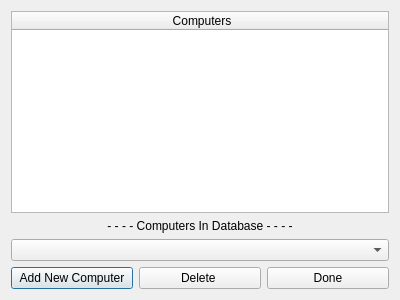
<?xml version="1.0" encoding="UTF-8"?>
<ui version="4.0">
 <class>editScientistsRelations</class>
 <widget class="QDialog" name="editScientistsRelations">
  <property name="geometry">
   <rect>
    <x>0</x>
    <y>0</y>
    <width>400</width>
    <height>300</height>
   </rect>
  </property>
  <property name="windowTitle">
   <string>Dialog</string>
  </property>
  <layout class="QVBoxLayout" name="verticalLayout_2">
   <item>
    <layout class="QVBoxLayout" name="verticalLayout">
     <item>
      <widget class="QTableWidget" name="tableWidget_computers">
       <attribute name="horizontalHeaderDefaultSectionSize">
        <number>380</number>
       </attribute>
       <column>
        <property name="text">
         <string>Computers</string>
        </property>
       </column>
      </widget>
     </item>
     <item>
      <widget class="QLabel" name="label">
       <property name="text">
        <string>&lt;html&gt;&lt;head/&gt;&lt;body&gt;&lt;p align=&quot;center&quot;&gt;- - - - Computers In Database - - - -&lt;/p&gt;&lt;/body&gt;&lt;/html&gt;</string>
       </property>
      </widget>
     </item>
     <item>
      <widget class="QComboBox" name="dropDown_computers">
       <property name="accessibleName">
        <string/>
       </property>
       <property name="currentText">
        <string/>
       </property>
      </widget>
     </item>
     <item>
      <layout class="QHBoxLayout" name="horizontalLayout">
       <item>
        <widget class="QPushButton" name="pushButton_add">
         <property name="text">
          <string>Add New Computer</string>
         </property>
        </widget>
       </item>
       <item>
        <widget class="QPushButton" name="pushButton_delete">
         <property name="text">
          <string>Delete </string>
         </property>
        </widget>
       </item>
       <item>
        <widget class="QPushButton" name="pushButton_done">
         <property name="text">
          <string>Done</string>
         </property>
        </widget>
       </item>
      </layout>
     </item>
    </layout>
   </item>
  </layout>
 </widget>
 <resources/>
 <connections/>
</ui>
